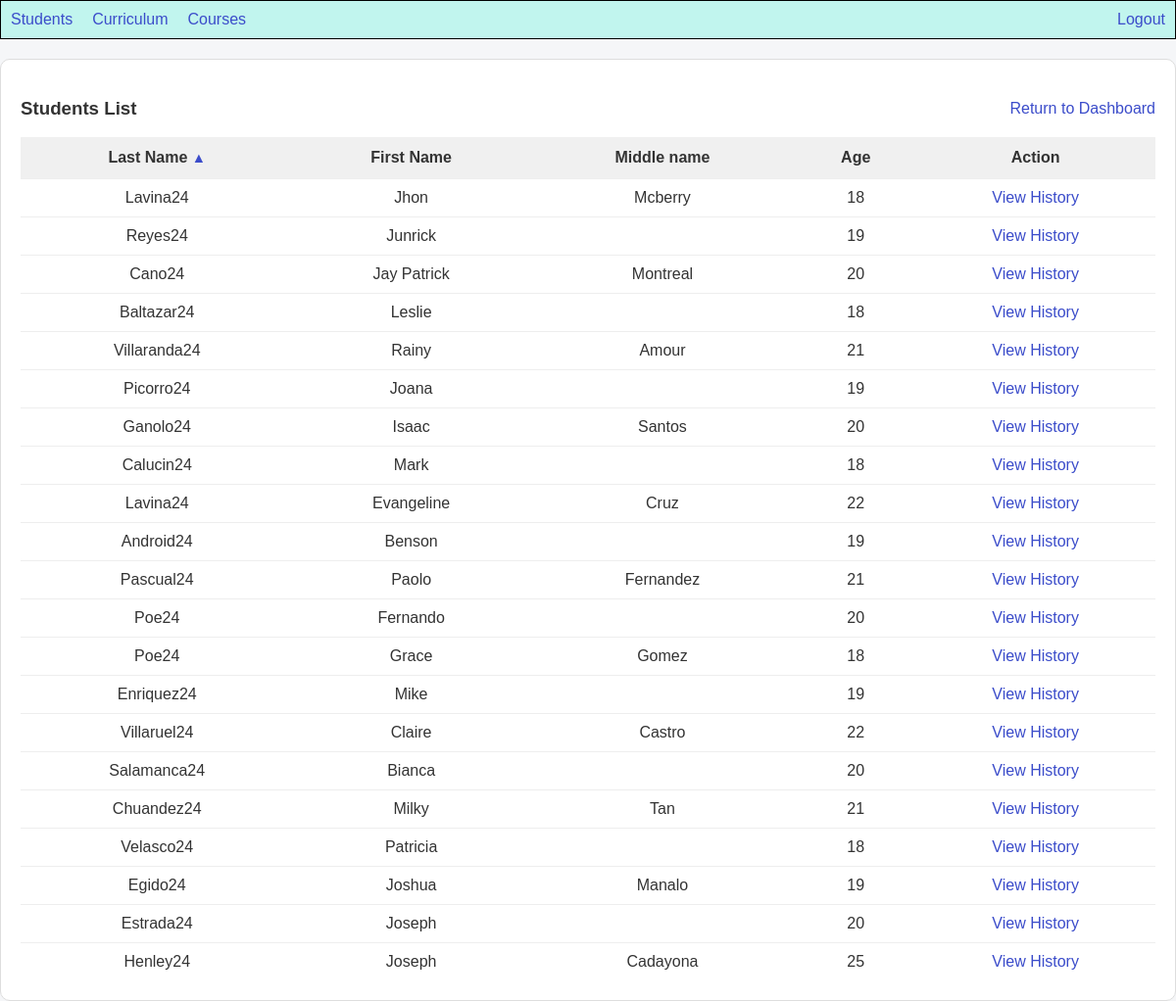
/public/students/index.php (signed in), run on an earlier commit of the app's database.
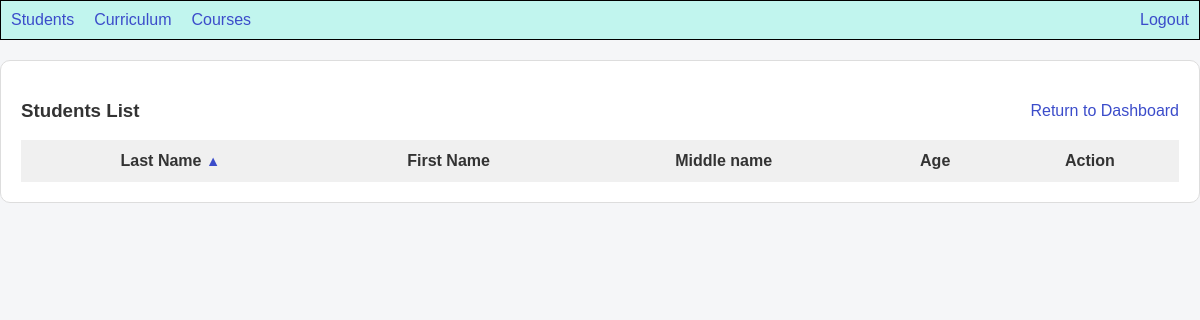
And on a later commit of the database.
### tables this page shows
CREATE TABLE student_programs (
    studProgID int auto_increment primary key,
    student_id int not null unique,
    courseID int not null,
    startDate date not null default (current_date),
    end_date date default null,
    status enum('ACTIVE', 'TERMINATED', 'TRANSFERRED') not null default 'ACTIVE',

    foreign key (student_id) references students(id),
    foreign key (courseID) references course(courseID)
);

CREATE TABLE students (
    id int auto_increment primary key,
    lastname varchar(30) not null,
    firstname varchar(30) not null,
    middlename varchar(30),
    age tinyint unsigned not null
);

### models/Student.php (called while the page is built, shortened)
<?php
class Student {
    public static function all($conn, $order = 'ASC') {
        $order = strtoupper($order);
        $sql = "SELECT st.id, st.firstname, st.lastname, st.middlename, st.age, sp.courseID, c.courseName
                FROM student_programs sp
                JOIN students st ON sp.student_id = st.id
                JOIN course c ON sp.courseID = c.courseID
                ORDER BY st.id $order";
        return $conn->query($sql);
    }
}

### public/students/index.php (the view, shortened to what this page needs)
<?php
require_once __DIR__ . "/../../config/database.php";
require_once __DIR__ . "/../../models/Student.php";
require_once __DIR__ . "/../../includes/header.php";
$order = (isset($_GET['sort']) && $_GET['sort'] === 'desc') ? 'DESC' : 'ASC';
$result = Student::all($conn, $order);
$toggleOrder = ($order === "ASC") ? 'desc' : 'asc';
?>
<div class="table-container">
    <div style="display: flex; justify-content: space-between; align-items: center;">
        <h3>Students List</h3>
        <a href='/enrollment_system/public/index.php'>Return to Dashboard</a>
    </div>
    <table>
        <tr>
            <th>Last Name
                <a href="?sort=<?= $toggleOrder ?>" style="text-decoration: none; font-size: 0.9em;"><?= ($order === 'ASC') ? '▲' : '▼' ?></a>
            </th>
            <th>First Name</th>
            <th>Middle name</th>
            <th>Age</th>
            <th>Action</th>
        </tr>
        <?php
            while ($row = $result->fetch_assoc()):
        ?>
        <tr>
            <td><?= $row['lastname'] ?></td>
            <td><?= $row['firstname'] ?></td>
            <td><?= $row['middlename'] ?></td>
            <td><?= $row['age'] ?></td>
            <td>
                <a href="/enrollment_system/public/students/student_history.php?studentID=<?= $row['id'] ?>">View History</a>
            </td>
        </tr>
        <?php endwhile; ?>
    </table>
</div>

What changed in the data, as far as the page shows it:
removed student_programs: student.lastname "Lavina24", student.firstname "Jhon", student.middlename "Mcberry", student.age "18"
removed student_programs: student.lastname "Reyes24", student.firstname "Junrick", student.age "19"
removed student_programs: student.lastname "Cano24", student.firstname "Jay Patrick", student.middlename "Montreal", student.age "20"
removed student_programs: student.lastname "Baltazar24", student.firstname "Leslie", student.age "18"
removed student_programs: student.lastname "Villaranda24", student.firstname "Rainy", student.middlename "Amour", student.age "21"
removed student_programs: student.lastname "Picorro24", student.firstname "Joana", student.age "19"
removed student_programs: student.lastname "Ganolo24", student.firstname "Isaac", student.middlename "Santos", student.age "20"
removed student_programs: student.lastname "Calucin24", student.firstname "Mark", student.age "18"
removed student_programs: student.lastname "Lavina24", student.firstname "Evangeline", student.middlename "Cruz", student.age "22"
removed student_programs: student.lastname "Android24", student.firstname "Benson", student.age "19"
removed student_programs: student.lastname "Pascual24", student.firstname "Paolo", student.middlename "Fernandez", student.age "21"
removed student_programs: student.lastname "Poe24", student.firstname "Fernando", student.age "20"
removed student_programs: student.lastname "Poe24", student.firstname "Grace", student.middlename "Gomez", student.age "18"
removed student_programs: student.lastname "Enriquez24", student.firstname "Mike", student.age "19"
removed student_programs: student.lastname "Villaruel24", student.firstname "Claire", student.middlename "Castro", student.age "22"
removed student_programs: student.lastname "Salamanca24", student.firstname "Bianca", student.age "20"
removed student_programs: student.lastname "Chuandez24", student.firstname "Milky", student.middlename "Tan", student.age "21"
removed student_programs: student.lastname "Velasco24", student.firstname "Patricia", student.age "18"
removed student_programs: student.lastname "Egido24", student.firstname "Joshua", student.middlename "Manalo", student.age "19"
removed student_programs: student.lastname "Estrada24", student.firstname "Joseph", student.age "20"
removed student_programs: student.lastname "Henley24", student.firstname "Joseph", student.middlename "Cadayona", student.age "25"
